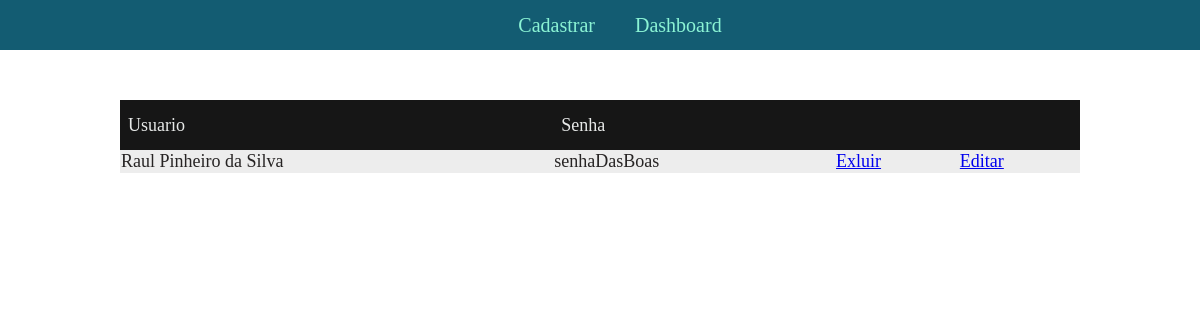
Page /views on the earlier database version.
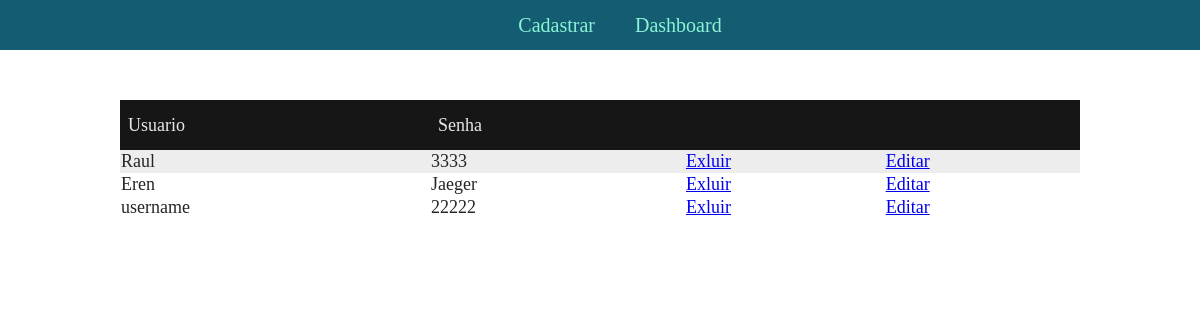
Same page on the later database version.
### tables this page shows
CREATE TABLE tb_usuario (id INTEGER NOT NULL PRIMARY KEY AUTOINCREMENT,            user VARCHAR(15) NOT NULL,            password VARCHAR(100) NOT NULL);

### rotas/dao.py (the view)
@app.route("/views")
def views():
    title='Views'
    db_user = User(db_name)
    return render_template('dashboard.html', title=title, usuarios=db_user.selectUsers())

### database/models.py (called while the page is built)
    def selectUsers(self):
        self.cur.execute('SELECT * FROM tb_usuario')
        usuarios =[]
        for row in self.cur.fetchall():
            linha = ListaUser(row[0],row[1],row[2])
            usuarios.append(linha)
        return usuarios

### assets/templates/dashboard.html
{% extends 'bases/modelTemplate.html' %}
{% block content %}
{% include 'partials/header.html' %}
        <table>
            <thead class="thead-line">
                <tr>
                    <th class="th-title">Usuario</th>
                    <th class="th-title">Senha</th>
                    <th class="th-title"></th>
                    <th class="th-title"></th>
                </tr>
            </thead>
            <tbody class="tbody-line">
            {% for user in usuarios %}
                <tr >
                    <td class="td-content">{{user.user}}</td>
                    <td class="td-content">{{user.pw}}</td>
                    <td class="td-content">
                        <a href="/delUser/{{user.id}}">Exluir</a>
                    </td>
                    <td class="td-content">
                        <a href="/edita/{{user.id}}">Editar</a>
                    </td>
                </tr>
            </tbody>
            {% endfor %}
        </table>
{% endblock %}

### assets/templates/bases/modelTemplate.html (shortened to what this page needs)
<!DOCTYPE html>
<html lang="pt-br">
<head>
    <link rel="stylesheet" type="text/css" href="{{ url_for ('static', filename='css/style.css') }}" />
</head>
<body>
   {% block content %} {% endblock %}
</body>
</html>

### assets/templates/partials/header.html
<header class="header">
    <ul class="header-ul">
        <li class="header-li">
            <a class="header-a" href="{{ url_for('home')}}">
                Cadastrar
            </a>
        </li>
        <li class="header-li">
            <a class="header-a" href="{{ url_for('views')}}">
                Dashboard
            </a>
        </li>
    </ul>
</header>

### assets/static/css/style.css (style rules this page uses)
body { margin: 0; padding: 0; background-color: #fffe; }
.header { display: flex; width: 100%; height: 50px; background-color: #135c72; }
.header-ul { list-style: none; display: flex; justify-content: center; align-items: center; margin: auto; }
.header-li { margin: auto 20px; }
.header-a { font-size: 20px; text-decoration: none; color: #8bf3d4; }
table { margin: 50px auto; width: 80%; border-collapse: collapse; }
.thead-line { background-color: #161616; height: 50px; }
.tbody-line { background-color: rgba(233, 233, 233, 0.8); }
.th-title { color: #e7e9e8; font-size: 18px; font-weight: lighter; text-align: left; padding: 8px; margin: 4px; text-overflow: ellipsis; }
.td-content { color: #272424; font-size: 18px; font-weight: lighter; text-align: left; text-overflow: ellipsis; }

Differences in the rows shown:
removed tb_usuario: user "Raul Pinheiro da Silva", pw "senhaDasBoas"
added tb_usuario: user "Raul", pw "3333"
added tb_usuario: user "Eren", pw "Jaeger"
added tb_usuario: user "username", pw "22222"
